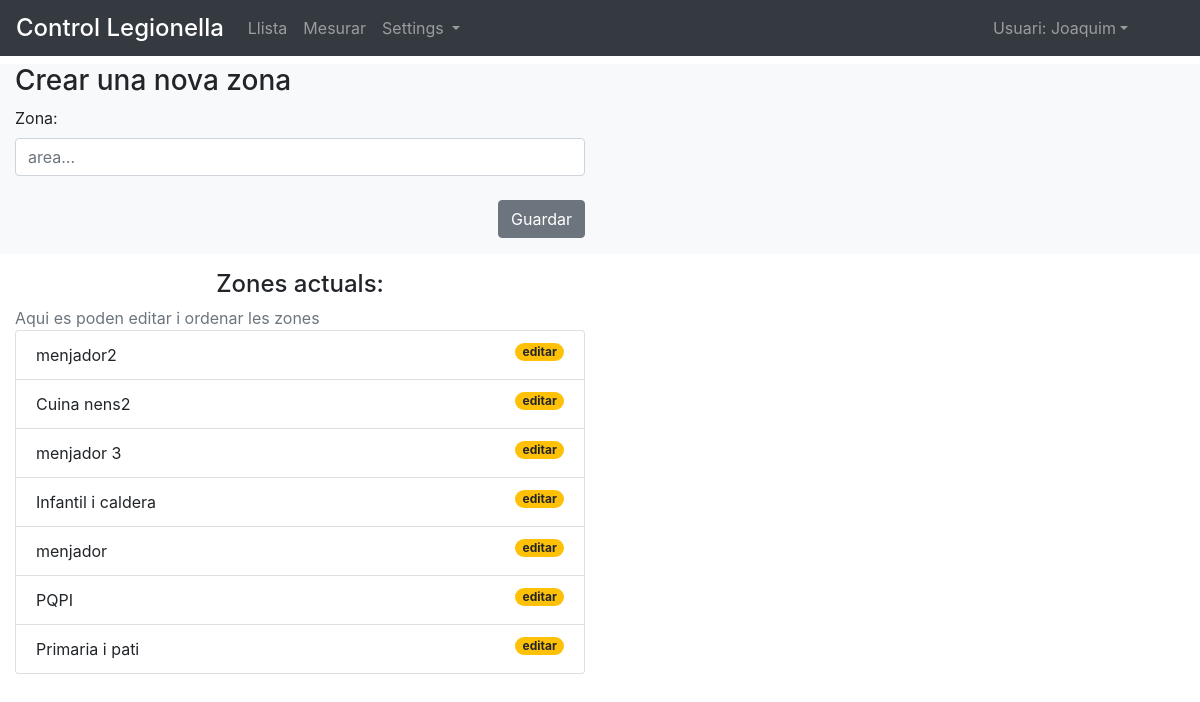
/create_area/ (signed in), run on an earlier commit of the app's database.
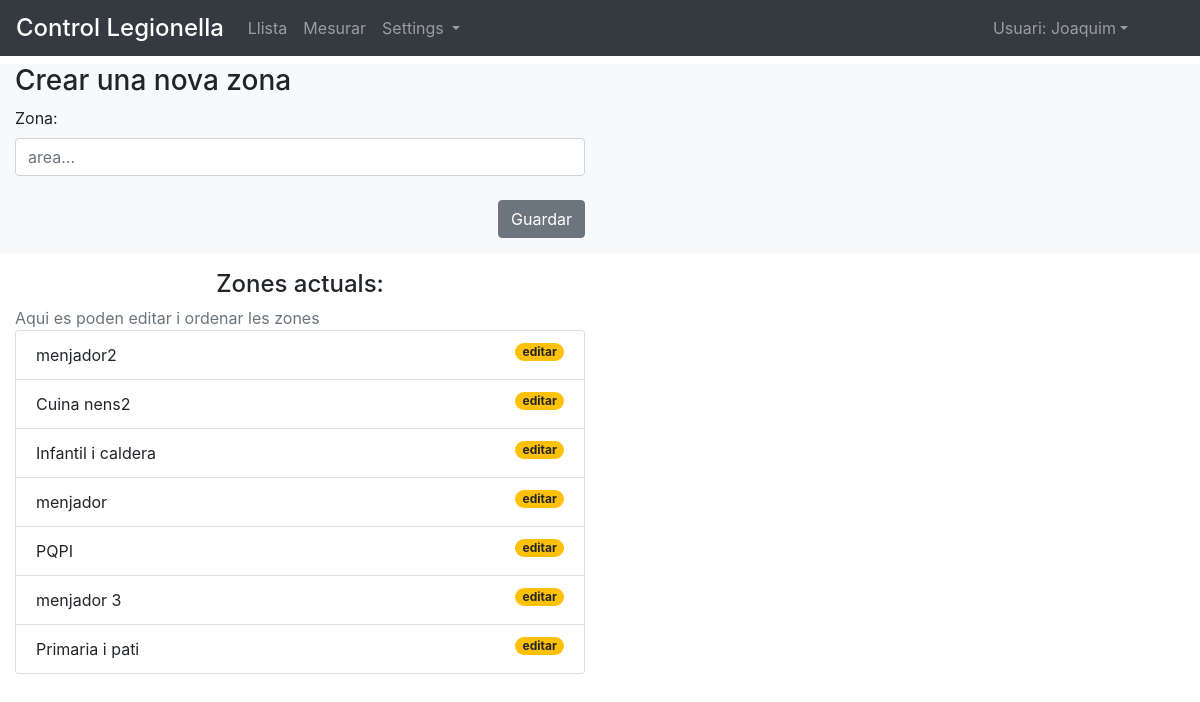
And on a later commit of the database.
### control/models.py (models this page shows)
class Area(models.Model):
	area				= models.CharField(max_length=50, null=False, unique=True, error_messages={'unique':"Ja existeix!"})
	weight 				= models.IntegerField(null=True, unique=False)
	class Meta:
		verbose_name 		= 'Area'
		verbose_name_plural = 'Areas'
		ordering 			= ['weight','id']
	def __str__(self): return str(self.area)

### control/views.py (the view)
# urls.py: url(r'^create_area/$', create_area_view, name='create_area'),
@login_required()
def create_area_view(request,*arg, **kwargs):
	form = Create_area_form(request.POST or None)
	if form.is_valid():
		form.save()
		form = Create_area_form()
	context 	= { 'form':form,
					'areas': Area.objects.all()
	}
	return render(request, 'control/create_area.html', context)

### control/forms.py
class Create_area_form(forms.ModelForm):
	area 	= forms.CharField(
						max_length=50,
						label="Zona",
						required=True,
						widget=forms.TextInput(attrs={
							'class':'form-control',
							'placeholder':'area...',
							})
						)
	class Meta:
		model 	= Area
		fields	= [
			'area'
		]

### templates/control/create_area.html (shortened to what this page needs)
{% extends "control/base.html" %}
{% block content %}
<div class="row mt-2 bg-light">
	<div class="col col-12 col-md-6 ">
		<h3> Crear una nova zona </h3>
		<form method='POST'> {%csrf_token%}
			{{form.as_p}}
			<button type="submit" class="btn btn-secondary float-right mt-2 mb-3">Guardar</button>
		</form>
	</div>
</div>
<div class="row mt-3 mb-5">
	<div class="col col-12 col-md-6 ">
		<h4 class="text-center"> Zones actuals: </h4>
		<div class="text-muted">Aqui es poden editar i ordenar les zones</div>
		<ul id="simpleList" class="list-group" data-d='{% url "set_area_order" %}'>
			{% for area in areas %}
				<li class="list-group-item " data-id="{{area.id}}">
					<span class="area">{{area}}</span>
					<span class="badge badge-warning badge-pill float-right ml-5 js-edit">editar</span>
				</li>
			{% endfor %}
		</ul>
	</div>
</div>
{% endblock content %}

What changed in the data, as far as the page shows it:
changed Area "menjador 3": moves down the list
